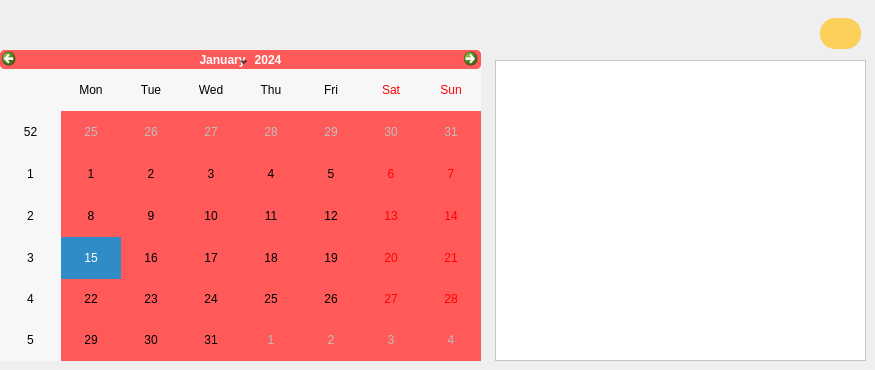
       <widget class="QWidget" name="tab_11">
        <attribute name="title">
         <string>CALENDRIER</string>
        </attribute>
        <widget class="QCalendarWidget" name="calendarWidget">
         <property name="geometry">
          <rect>
           <x>0</x>
           <y>50</y>
           <width>481</width>
           <height>311</height>
          </rect>
         </property>
         <property name="styleSheet">
          <string notr="true">background : #FF5959;
border-radius : 5px;</string>
         </property>
        </widget>
        <widget class="QTableView" name="tableCALEN">
         <property name="geometry">
          <rect>
           <x>495</x>
           <y>60</y>
           <width>371</width>
           <height>301</height>
          </rect>
         </property>
         <property name="styleSheet">
          <string notr="true">background : white;</string>
         </property>
        </widget>
        <widget class="QPushButton" name="pushButton_4">
         <property name="geometry">
          <rect>
           <x>820</x>
           <y>18</y>
           <width>41</width>
           <height>31</height>
          </rect>
         </property>
         <property name="styleSheet">
          <string notr="true">QPushButton{
border-radius:15px;
	background:#FACF5A;
	color:#FF5959;
	font-weight : bold;
}
QPushButton:hover
{
		background:#FF5959;
		color:#FACF5A;
		font-weight: bold;
}

</string>
         </property>
         <property name="text">
          <string/>
         </property>
         <property name="icon">
          <iconset>
           <normaloff>../../Documents/feather/refresh-cw.svg</normaloff>../../Documents/feather/refresh-cw.svg</iconset>
         </property>
        </widget>
       </widget>
